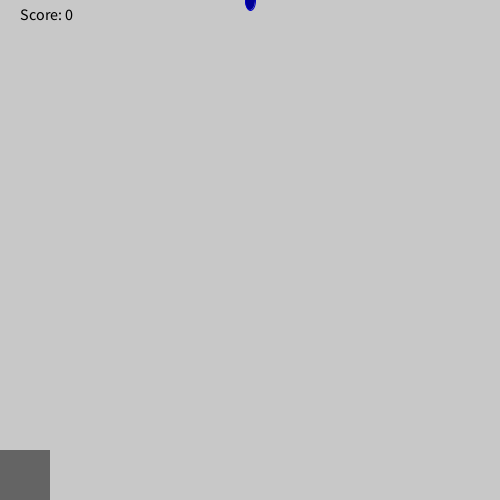
Frame 1 (no input)
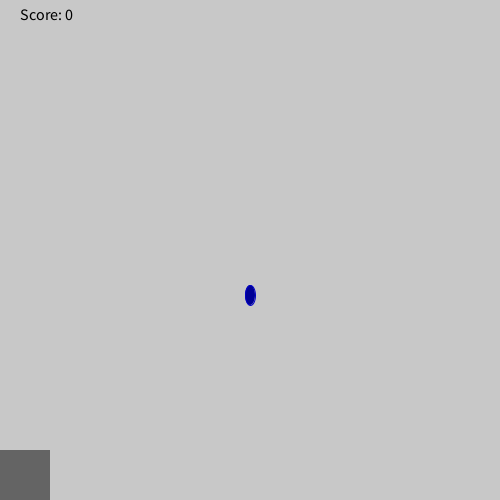
Frame 60 (the mouse pressed at the canvas centre just before this capture)
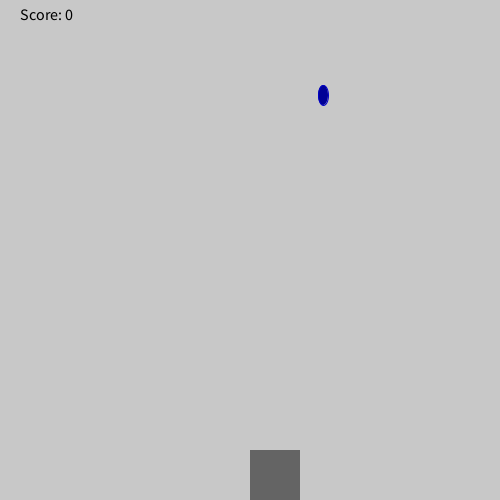
Frame 120 (the mouse held since frame 60 and released just before this capture)

The Processing sketch that drew these frames (run headless with seeded random() and noise(); from frame 60 on, the mouse is pressed at the canvas centre):

// Processing sketch: RainGame
// ── RainGame.pde
int y=0;
int randomNumber=250;
int score = 0;
void setup() {
size(500,500);
}

void draw() {
  if (y==500) {
  randomNumber = (int) random(500);
  y=0;
}
background(200,200,200);
fill(100,100,100);
noStroke();
rect(mouseX, 450, 50, 50);
fill(0, 0, 150);
stroke(0, 0, 200);
ellipse(randomNumber, y, 10, 20);
y+=5;
if (y==450){
  checkCatch(randomNumber);
}
fill(0, 0, 0);
    textSize(16);
    text("Score: " + score, 20, 20);
}

void checkCatch(int x){
         if (x > mouseX && x < mouseX+100)
            score++;
         else if (score > 0) 
            score--;
        println("Your score is now: " + score);
    }
